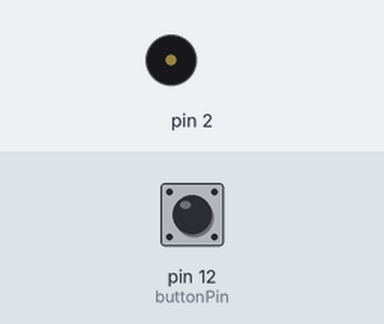
The sketch below on a simulated Arduino Uno, built with avr-gcc and run on an emulated ATmega328P. Parts: buzzer (waves = sounding). The inputs (shaded band) are chosen by the test bench; at power-on: pin 12 (buttonPin) LOW.

Above: at 1.2 s.
1.3 s: pin 12 (buttonPin) pulled HIGH for 0.15 s
At 2.0 s:
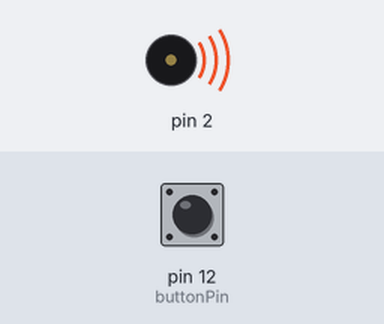
4.3 s: pin 12 (buttonPin) pulled HIGH for 1 s
At 7.1 s:
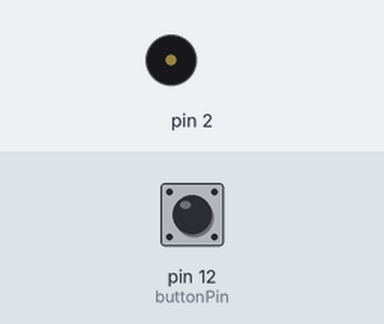
7.3 s: pin 12 (buttonPin) pulled HIGH for 3.2 s
At 8.0 s:
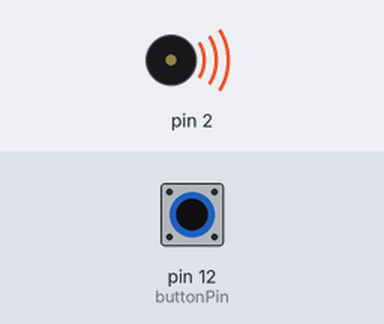
Timing chart, 0 to 13.3 s (numbered marks = the images above; inputs shaded):
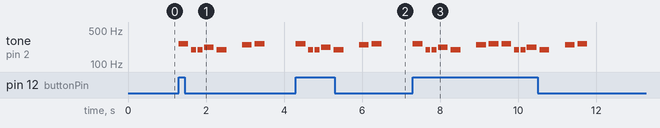

Measured:
- after the input at 1.3 s, tone on pin 2: plays 262 Hz for 0.25 s, 196 Hz for 0.13 s, 196 Hz for 0.13 s, 220 Hz for 0.25 s, 196 Hz for 0.25 s, 247 Hz for 0.25 s … (7 notes in this stretch), starting at once
- after the input at 4.3 s, tone on pin 2: plays 262 Hz for 0.25 s, 196 Hz for 0.13 s, 196 Hz for 0.13 s, 220 Hz for 0.25 s, 196 Hz for 0.25 s, 247 Hz for 0.25 s … (7 notes in this stretch), starting at once
- after the input at 7.3 s, tone on pin 2: plays 262 Hz for 0.25 s, 196 Hz for 0.13 s, 196 Hz for 0.13 s, 220 Hz for 0.25 s, 196 Hz for 0.25 s, 247 Hz for 0.25 s … (14 notes in this stretch), starting at once

The sketch:

buzzer_test.ino
```cpp
const int ledPin = 8;
const int buttonPin = 12;
int buttonState = 0;

//defining the notes in the melody
#define NOTE_C4 262
#define NOTE_G3 196
#define NOTE_A3 220
#define NOTE_B3 247
#define NOTE_C4 262

//notes in the melody
int melody[] = {NOTE_C4, NOTE_G3, NOTE_G3, NOTE_A3, NOTE_G3, 0, NOTE_B3, NOTE_C4};

//note durations. 4=quarter note / 8=eighth note
int noteDurations[] = {4, 8, 8, 4, 4, 4, 4, 4};

void setup() {
  pinMode(ledPin, OUTPUT);
  pinMode(buttonPin, INPUT);
}

void loop() {
  int buttonState = digitalRead(buttonPin);
  if (buttonState == 1) {
    digitalWrite(ledPin, HIGH);
    for (int thisNote = 0; thisNote < 8; thisNote++) {
      int noteDuration = 1000 / noteDurations [thisNote];
      tone(2, melody [thisNote], noteDuration);

      int pauseBetweenNotes = noteDuration * 1.30;
      delay(pauseBetweenNotes);
      noTone(8);
    }
  }

  if (buttonState == 0) {
    digitalWrite(ledPin, LOW);
  }
}


//  buttonState = digitalRead(buttonPin);
//  if (buttonState == HIGH) {
//    digitalWrite(ledPin, HIGH);
//  } else {
//    digitalWrite(ledPin, LOW);
//  }
//}
```
